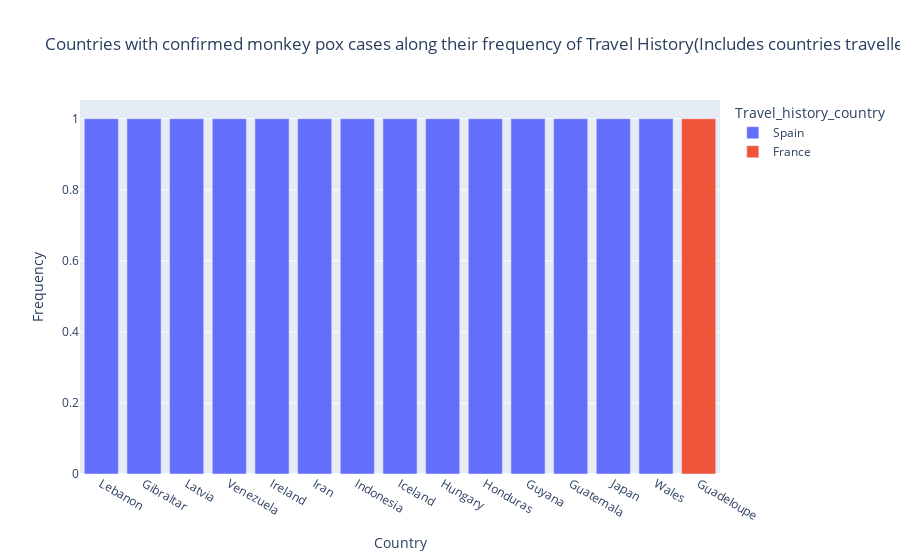

Notebook code cell kept with this figure:
### Code cell
fig = px.bar(data_frame=country_travel_history_conf.tail(15),
            x="Country",
            y="Frequency",
            color="Travel_history_country",
            title="Countries with confirmed monkey pox cases along their frequency of Travel History(Includes countries travelled to)")
fig.show()

### Figure 1 — Plotly figure (JSON) as saved in the notebook; plotly's stock layout.template omitted (floating-point values rounded to 4 significant figures)
{"data": [{"alignmentgroup": "True", "hovertemplate": "Travel_history_country=Spain<br>Country=%{x}<br>Frequency=%{y}<extra></extra>", "legendgroup": "Spain", "marker": {"color": "#636efa", "pattern": {"shape": ""}}, "name": "Spain", "offsetgroup": "Spain", "orientation": "v", "showlegend": true, "textposition": "auto", "type": "bar", "x": ["Lebanon", "Gibraltar", "Latvia", "Venezuela", "Ireland", "Iran", "Indonesia", "Iceland", "Hungary", "Honduras", "Guyana", "Guatemala", "Japan", "Wales"], "xaxis": "x", "y": [1, 1, 1, 1, 1, 1, 1, 1, 1, 1, 1, 1, 1, 1], "yaxis": "y"}, {"alignmentgroup": "True", "hovertemplate": "Travel_history_country=France<br>Country=%{x}<br>Frequency=%{y}<extra></extra>", "legendgroup": "France", "marker": {"color": "#EF553B", "pattern": {"shape": ""}}, "name": "France", "offsetgroup": "France", "orientation": "v", "showlegend": true, "textposition": "auto", "type": "bar", "x": ["Guadeloupe"], "xaxis": "x", "y": [1], "yaxis": "y"}], "layout": {"barmode": "relative", "legend": {"title": {"text": "Travel_history_country"}, "tracegroupgap": 0}, "title": {"text": "Countries with confirmed monkey pox cases along their frequency of Travel History(Includes countries travelled to)"}, "xaxis": {"anchor": "y", "domain": [0, 1], "title": {"text": "Country"}}, "yaxis": {"anchor": "x", "domain": [0, 1], "title": {"text": "Frequency"}}}}
